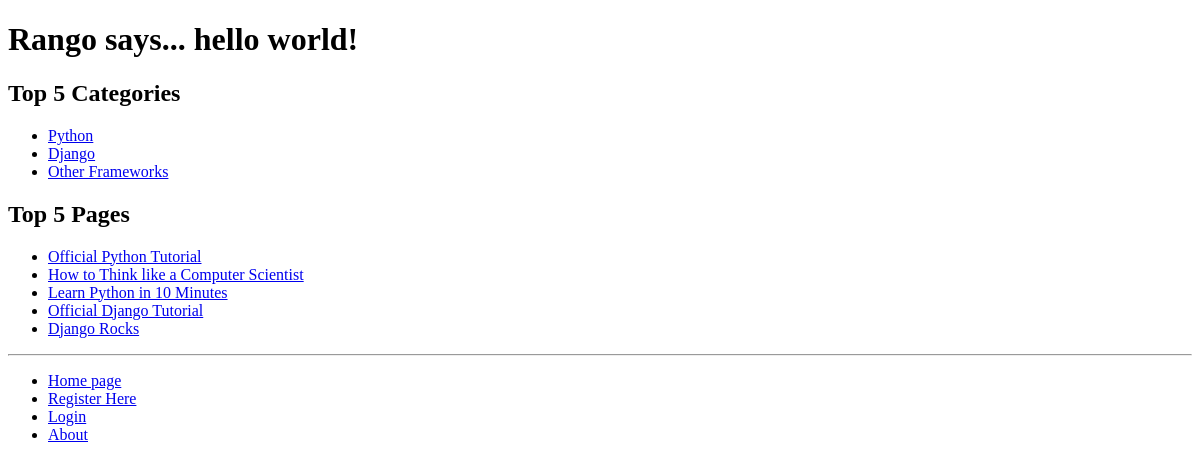
The app's page /rango/, older data.
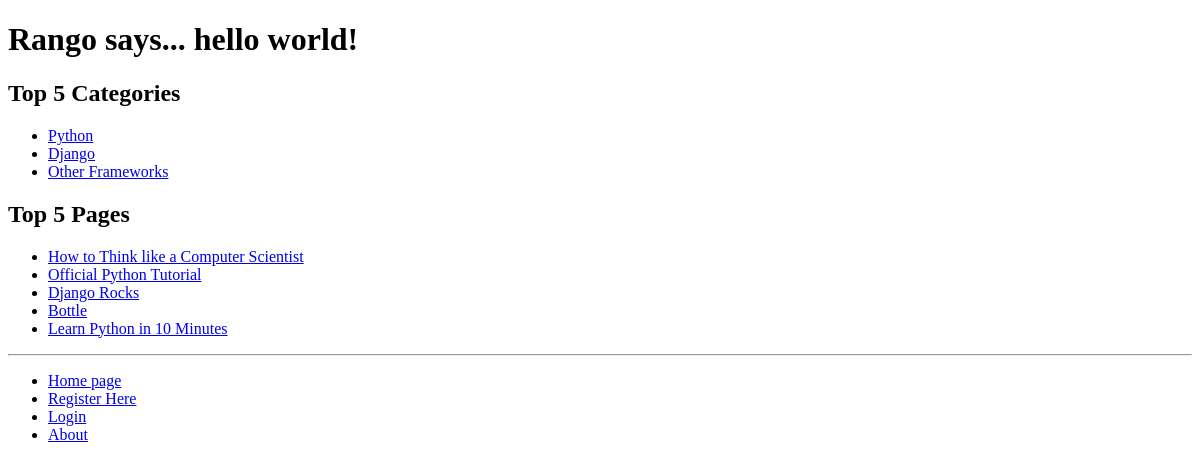
The same page, newer data.
### rango/models.py (models this page shows, shortened)
class Category(models.Model):
    name = models.CharField(max_length=128, unique=True)
    views = models.IntegerField(default=0)
    likes = models.IntegerField(default=0)
    slug = models.SlugField(unique=True)
    class Meta:
        verbose_name_plural = "Categories"

class Page(models.Model):
    category = models.ForeignKey(Category)
    title = models.CharField(max_length=128)
    url = models.URLField()
    views = models.IntegerField(default=0)

### rango/views.py (the view)
def index(request):
    category_list = Category.objects.order_by('-likes')[:5]
    pages_list = Page.objects.order_by('-views')[:5]
    context_dict = {'categories': category_list, 'pages': pages_list}
    return render(request, 'rango/index.html', context_dict)

### templates/rango/index.html (shortened to what this page needs)
{% extends 'base.html' %}
{% load staticfiles %}
{% block body_block %}
        {% if user.is_authenticated %}
        <h1>Rango says... hello {{ user.username }}!</h1>
        {% else %}
        <h1>Rango says... hello world!</h1>
        {% endif %}
        {% if categories %}
            <h2>Top 5 Categories</h2>
            <ul>
                {% for category in categories %}
                <li><a href="{% url 'category' category.slug %}">{{ category.name }}</a></li>
                {% endfor %}
            </ul>
        {% else %}
            <strong>There are no categories present.</strong>
        {% endif %}
        {% if pages %}
            <h2>Top 5 Pages</h2>
            <ul>
                {% for page in pages %}
                <li><a href="{{ page.url }}">{{ page.title }}</a></li>
                {% endfor %}
            </ul>
        {% else %}
            <strong>There are no pages present.</strong>
        {% endif %}
{% endblock %}

### templates/base.html (shortened to what this page needs)
<!DOCTYPE html>
<html>
    <head lang="en">
    </head>
    <body>
        <div>
        {% block body_block %}{% endblock %}
        </div>
        <hr />
        <div>
            <ul>
                <li><a href="{% url 'index' %}">Home page</a></li>
                {% if user.is_authenticated %}
                    <li><a href="{% url 'restricted' %}">Restricted Page</a></li>
                    <li><a href="{% url 'logout' %}">Logout</a></li>
                    <li><a href="{% url 'add_category' %}">Add a New Category</a></li>
                {% else %}
                    <li><a href="{% url 'register' %}">Register Here</a></li>
                    <li><a href="{% url 'login' %}">Login</a></li>
                {% endif %}
                <li><a href="{% url 'about' %}">About</a></li>
            </ul>
        </div>
    </body>
</html>

Row changes from the older to the newer data that the page shows:
no longer on this page (row edited): Page: title "Official Django Tutorial"
changed Page "How to Think like a Computer Scientist": moves up the list
changed Page "Django Rocks": moves up the list
now on this page (row edited): Page: title "Bottle"
